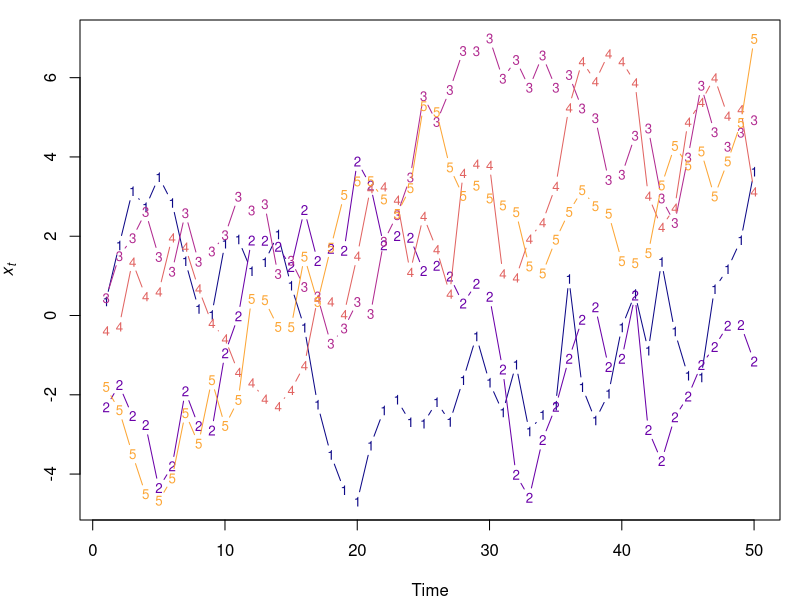
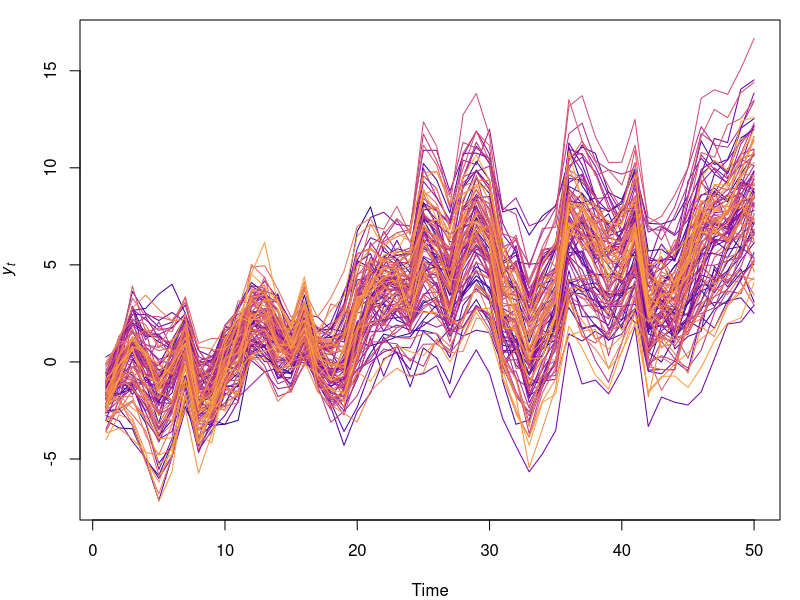

These charts were generated, in order, by the following R code:
## ---- chunk 1
knitr::opts_chunk$set(echo = TRUE)
## ---- chunk 2
NN <- 100
TT <- 50
MM <- 5
## ---- chunk 3
library(MASS)
library(viridis)
set.seed(1234)
## MM x TT matrix of innovations
ww <- t(mvrnorm(TT*2, matrix(0,MM,1), diag(MM)))
## MM x TT matrix of latent trends
xx <- t(apply(ww[,-(1:TT)],1,cumsum))
## plot the trends
par(mai=c(0.8,0.8,0.2,0.2))
matplot(t(xx), type="b", lty="solid", cex=0.8,
        xlab="Time", ylab=expression(italic(x)[italic(t)]),
        col=plasma(MM, end=0.8))
## ---- chunk 4
ZZ <- matrix(NA, NN, MM)
LL <- seq(0,1,length.out=6)
for(i in 1:MM) {
  zz <- NULL
  for(j in 1:(MM)) {
    zz <- c(zz,runif(NN/MM,LL[j],LL[j+1]))
  }
  ZZ[sample(NN,NN),i] <- zz
}
## ---- chunk 5
vv <- t(mvrnorm(TT, matrix(0,NN,1), diag(0.2,NN,NN)))
## ---- chunk 6
yy <- ZZ %*% xx + vv
## plot the trends
par(mai=c(0.8,0.8,0.2,0.2))
matplot(t(yy), type="l", lty="solid",
        xlab="Time", ylab=expression(italic(y)[italic(t)]),
        col=plasma(NN, end=0.8))
